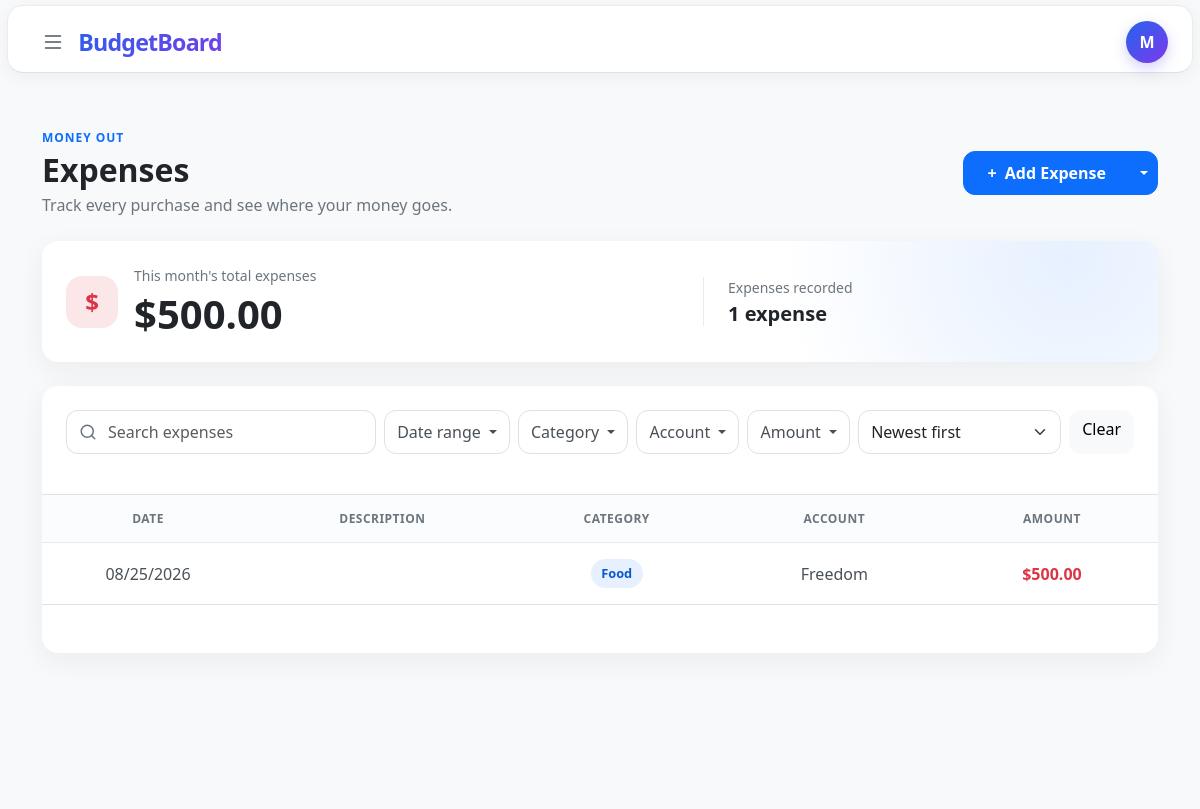
/expenses (signed in), run on the app's committed database.
### tables this page shows
CREATE TABLE categories (
    id INTEGER PRIMARY KEY AUTOINCREMENT,
    user_id INTEGER NOT NULL,
    name TEXT NOT NULL COLLATE NOCASE,
    type TEXT NOT NULL CHECK (
        type IN ('income', 'expense')
    ),
    created_at DATETIME NOT NULL DEFAULT CURRENT_TIMESTAMP,

    FOREIGN KEY (user_id) REFERENCES users(id),
    UNIQUE (user_id, name, type)
);

CREATE TABLE expenses (
    id INTEGER PRIMARY KEY AUTOINCREMENT,
    user_id INTEGER NOT NULL,
    amount NUMERIC NOT NULL,
    category_id INTEGER NOT NULL,
    description TEXT,
    account_id INTEGER NOT NULL,
    date DATETIME NOT NULL DEFAULT CURRENT_TIMESTAMP,
    added_at DATETIME NOT NULL DEFAULT CURRENT_TIMESTAMP,

    FOREIGN KEY (user_id) REFERENCES users(id),
    FOREIGN KEY (category_id) REFERENCES categories(id),
    FOREIGN KEY (account_id) REFERENCES accounts(id)
);

CREATE TABLE accounts(
    id INTEGER PRIMARY KEY AUTOINCREMENT,
    user_id INTEGER NOT NULL,
    name TEXT NOT NULL,
    type TEXT NOT NULL CHECK (
        type IN (
            'checking',
            'savings',
            'cash',
            'credit card',
            'investment',
            'other'
        )
    ),
    bank TEXT,
    created_at DATETIME NOT NULL DEFAULT CURRENT_TIMESTAMP,

    FOREIGN KEY (user_id) REFERENCES users(id)
);

### app.py (the view)
@app.route("/expenses", defaults={"limit": "10"}, methods=["GET", "POST"])
@app.route("/expenses/<limit>", methods=["GET", "POST"])
@login_required
def expenses(limit):
    return transaction_page(db, "expenses", limit)

### helpers.py (called while the page is built)
def login_required(f):
    @wraps(f)
    def decorated_function(*args, **kwargs):
        if session.get("user_id") is None:
            return redirect("/login")
        return f(*args, **kwargs)
    return decorated_function

def usd(value):
    return f"${value:,.2f}"

### templates/expenses.html (shortened to what this page needs)
{% extends "layout.html" %}
{% block main %}
    <section class="income-page expense-page py-4 py-lg-5">
        <div class="container-xl">
            <div class="d-flex flex-column flex-sm-row align-items-sm-center justify-content-between gap-3 mb-4">
                <div>
                    <p class="income-eyebrow mb-1">Money out</p>
                    <h1 class="h2 fw-bold mb-1">Expenses</h1>
                    <p class="text-secondary mb-0">Track every purchase and see where your money goes.</p>
                </div>
                <div class="btn-group income-add-group align-self-start align-self-sm-center">
                    <button
                        class="btn btn-primary px-4"
                        type="button"
                        data-bs-toggle="modal"
                        data-bs-target="#addTransactionModal"
                    >
                        <span class="me-1" aria-hidden="true">+</span> Add Expense
                    </button>
                    <button
                        class="btn btn-primary dropdown-toggle dropdown-toggle-split"
                        type="button"
                        data-bs-toggle="dropdown"
                        aria-expanded="false"
                    >
                    </button>
                </div>
            </div>
            <div class="card income-summary-card border-0 mb-4">
                <div class="card-body p-4">
                    <div class="row align-items-center g-4">
                        <div class="col-sm-7">
                            <div class="d-flex align-items-center gap-3">
                                <div class="income-summary-icon expense-summary-icon" aria-hidden="true">$</div>
                                <div>
                                    <p class="text-secondary small mb-1">This month's total expenses</p>
                                    <p class="display-6 fw-bold mb-0">{{ summary["total"] | usd }}</p>
                                </div>
                            </div>
                        </div>
                        <div class="col-sm-5">
                            <div class="income-summary-detail ps-sm-4">
                                <p class="text-secondary small mb-1">Expenses recorded</p>
                                <p class="h5 fw-semibold mb-0">
                                    {{ summary["count"] }}
                                    {{ "expense" if summary["count"] == 1 else "expenses" }}
                                </p>
                            </div>
                        </div>
                    </div>
                </div>
            </div>
            <div class="card income-list-card border-0" id="transaction-results-card">
                <div class="card-body p-0">
                    <form
                        id="transaction-filter-form"
                        class="p-3 p-lg-4 border-bottom"
                        action="{{ url_for('expenses') }}"
                        method="get"
                    >
                        <div class="row g-2 align-items-center">
                            <div class="col-12 col-xl">
                                <div class="input-group income-search">
                                    <span class="input-group-text bg-white border-end-0 text-secondary" aria-hidden="true">
                                        <svg width="18" height="18" viewBox="0 0 24 24" fill="none" stroke="currentColor" stroke-width="2" stroke-linecap="round" stroke-linejoin="round">
                                            <circle cx="11" cy="11" r="8"></circle>
                                            <path d="m21 21-4.35-4.35"></path>
                                        </svg>
                                    </span>
                                    <input
                                        class="form-control border-start-0 ps-0"
                                        id="transaction-search-input"
                                        name="q"
                                        type="search"
                                        value="{{ filters['q'] }}"
                                        placeholder="Search expenses"
                                        aria-label="Search expenses"
                                    >
                                </div>
                            </div>
                            <div class="col-6 col-sm-auto dropdown">
                                <button class="btn btn-outline-secondary w-100 dropdown-toggle" type="button" data-bs-toggle="dropdown" data-bs-auto-close="outside" aria-expanded="false">
                                    Date range
                                </button>
                            </div>
                            <div class="col-6 col-sm-auto dropdown">
                                <button class="btn btn-outline-secondary w-100 dropdown-toggle" type="button" data-bs-toggle="dropdown" data-bs-auto-close="outside" aria-expanded="false">
                                    Category
                                </button>
                            </div>
                            <div class="col-6 col-sm-auto dropdown">
                                <button class="btn btn-outline-secondary w-100 dropdown-toggle" type="button" data-bs-toggle="dropdown" data-bs-auto-close="outside" aria-expanded="false">
                                    Account
                                </button>
                            </div>
                            <div class="col-6 col-sm-auto dropdown">
                                <button class="btn btn-outline-secondary w-100 dropdown-toggle" type="button" data-bs-toggle="dropdown" data-bs-auto-close="outside" aria-expanded="false">
                                    Amount
                                </button>
                            </div>
                            <div class="col-12 col-sm-auto">
                                <select class="form-select income-sort-select" id="expense-sort" name="sort">
                                    <option value="newest" {% if filters["sort"] == "newest" %}selected{% endif %}>Newest first</option>
                                </select>
                            </div>
                            <div class="col-12 col-sm-auto">
                                <a
                                    class="btn btn-light w-100 income-filter-clear"
                                    id="transaction-filter-clear"
                                    href="{{ url_for('expenses') }}"
                                >
                                    Clear
                                </a>
                            </div>
                        </div>
                    </form>
                    <div class="table-responsive">
                        <table class="table income-table align-middle mb-0">
                            <colgroup>
                                <col class="income-col-standard">
                                <col class="income-col-description">
                                <col class="income-col-standard">
                                <col class="income-col-account">
                                <col class="income-col-standard">
                            </colgroup>
                            <thead>
                                <tr>
                                    <th scope="col">Date</th>
                                    <th scope="col">Description</th>
                                    <th scope="col">Category</th>
                                    <th scope="col">Account</th>
                                    <th class="income-amount-column" scope="col">Amount</th>
                                </tr>
                            </thead>
                            <tbody id="transaction-results-body">
                                {% for entry in entries %}
                                    <tr>
                                        <td><span class="text-nowrap">{{ entry["display_date"] }}</span></td>
                                        <td></td>
                                        <td><span class="income-category">{{ entry["category"] }}</span></td>
                                        <td>{{ entry["account"] }}</td>
                                        <td class="income-amount-column fw-semibold text-danger">{{ entry["amount"] | usd }}</td>
                                    </tr>
                                {% else %}
                                    <tr>
                                        <td class="text-center text-secondary py-5" colspan="5">
                                            No expenses have been recorded yet.
                                        </td>
                                    </tr>
                                {% endfor %}
                            </tbody>
                        </table>
                    </div>
                    <div class="text-center p-4 border-top" id="transaction-pagination">
                    </div>
                </div>
            </div>
        </div>
    </section>
{% endblock %}

### static/style.css (style rules this page uses)
body { background-color: #f8f9fa; color: #212529; }
.income-page { min-height: calc(100vh - 72px); background-color: #f8f9fa; }
.income-eyebrow { color: #0d6efd; font-size: 0.75rem; font-weight: 700; letter-spacing: 0.08em; text-transform: uppercase; }
.income-add-group .btn { min-height: 2.75rem; font-weight: 600; }
.income-add-group .btn:first-child { border-radius: 0.75rem 0 0 0.75rem; }
.income-add-group .btn:last-of-type { border-radius: 0 0.75rem 0.75rem 0; }
.income-summary-card, .income-list-card { border-radius: 1rem; background-color: #fff; box-shadow: 0 0.5rem 1.75rem rgba(33, 37, 41, 0.06); }
.income-summary-card { background: radial-gradient(circle at 92% 15%, rgba(13, 110, 253, 0.1), transparent 18rem), #fff; }
.income-summary-icon { display: grid; flex: 0 0 auto; width: 3.25rem; height: 3.25rem; place-items: center; border-radius: 1rem; background-color: rgba(25, 135, 84, 0.12); color: #198754; font-size: 1.5rem; font-weight: 700; }
.income-summary-detail { border-left: 1px solid #e9ecef; }
.income-list-card { overflow: visible; }
.income-list-card > .card-body { border-radius: inherit; }
.income-search .input-group-text, .income-search .form-control, .income-list-card .btn-outline-secondary { min-height: 2.75rem; }
.income-search .input-group-text { border-radius: 0.75rem 0 0 0.75rem; }
.income-search .form-control { border-radius: 0 0.75rem 0.75rem 0; }
.income-sort-select, .income-filter-clear { min-height: 2.75rem; border-radius: 0.75rem; }
.income-sort-select { min-width: 11rem; }
#transaction-results-card .table-responsive, #transaction-results-card #transaction-pagination { transition: opacity 0.15s ease; }
.income-list-card .btn-outline-secondary { border-color: #dee2e6; border-radius: 0.75rem; color: #495057; }
.income-table { min-width: 760px; table-layout: fixed; }
.income-table th, .income-table td { text-align: center; }
.income-table .income-col-standard { width: 19%; }
.income-table .income-col-description { width: 23%; }
.income-table .income-col-account { width: 20%; }
.income-table thead th { padding: 0.9rem 1.25rem; border-bottom-color: #e9ecef; background-color: #fbfcfd; color: #6c757d; font-size: 0.75rem; font-weight: 700; letter-spacing: 0.04em; text-transform: uppercase; white-space: nowrap; }
.income-table tbody td { padding: 1rem 1.25rem; border-bottom-color: #f0f1f2; color: #495057; }
.income-table tbody tr:last-child td { border-bottom: 0; }
.income-table .income-amount-column { text-align: center; white-space: nowrap; }
.income-category { display: inline-flex; align-items: center; padding: 0.3rem 0.65rem; border-radius: 999px; background-color: rgba(13, 110, 253, 0.1); color: #0a58ca; font-size: 0.8rem; font-weight: 600; white-space: nowrap; }
.expense-summary-icon { background-color: rgba(220, 53, 69, 0.12); color: #dc3545; }

### data on the page
categories: type "expense"
expenses: display_date "08/25/2026", category "Food", account "Freedom", amount "$500.00"

### other printed values
{{ session.get("username", "U")[0] | upper }} "M"
{{ summary["total"] | usd }} "$500.00"
{{ summary["count"] }} "1"
